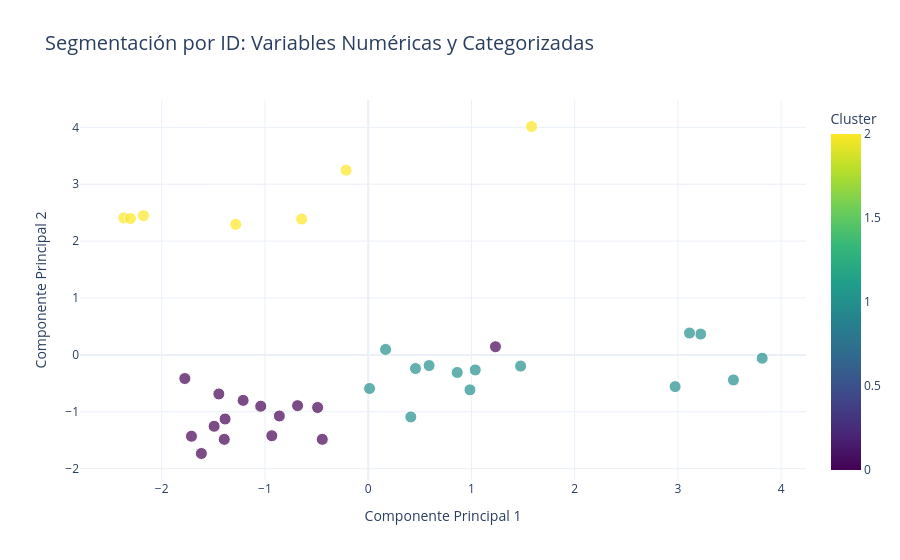

This figure's notebook cell:
### Code cell
import plotly.express as px

# Creamos el gráfico interactivo
fig = px.scatter(
    df_id, 
    x='PCA1', 
    y='PCA2', 
    color='Cluster',               # El equivalente a 'hue'
    color_continuous_scale='Viridis', # Mantenemos tu paleta original
    title='Segmentación por ID: Variables Numéricas y Categorizadas',
    labels={'PCA1': 'Componente Principal 1', 'PCA2': 'Componente Principal 2'},
    hover_data=['Cluster'],       # Puedes añadir aquí más columnas, ej: ['ID', 'Edad']
    opacity=0.7
)

# Ajustes estéticos adicionales
fig.update_traces(marker=dict(size=12, line=dict(width=1, color='White')))
fig.update_layout(
    legend_title_text='Cluster',
    template='plotly_white', # Fondo limpio
    title_font_size=20
)

fig.show()

### Figure 1 — Plotly figure (JSON) as saved in the notebook; plotly's stock layout.template omitted (floating-point values rounded to 4 significant figures)
{"data": [{"customdata": [[1], [2], [0], [0], [0], [1], [2], [0], [1], [0], [0], [0], [0], [0], [0], [2], [2], [1], [0], [0], [1], [1], [2], [0], [1], [2], [1], [1], [0], [2], [1], [1], [1], [1], [1], [0]], "hovertemplate": "Componente Principal 1=%{x}<br>Componente Principal 2=%{y}<br>Cluster=%{marker.color}<extra></extra>", "legendgroup": "", "marker": {"color": [1, 2, 0, 0, 0, 1, 2, 0, 1, 0, 0, 0, 0, 0, 0, 2, 2, 1, 0, 0, 1, 1, 2, 0, 1, 2, 1, 1, 0, 2, 1, 1, 1, 1, 1, 0], "coloraxis": "coloraxis", "line": {"color": "White", "width": 1}, "opacity": 0.7, "size": 12, "symbol": "circle"}, "mode": "markers", "name": "", "orientation": "v", "showlegend": false, "type": "scatter", "x": [2.973, -0.6448, -0.9335, -1.394, -1.616, 0.5899, -2.177, -1.712, 0.1684, -0.8607, -1.386, 1.233, -1.447, -1.212, -1.041, -2.367, 1.582, 3.22, -0.49, -1.776, 3.113, 3.817, -0.2148, -0.6841, 3.538, -2.303, 1.476, 1.037, -0.4449, -1.283, 0.8624, 0.4129, 0.01309, 0.9858, 0.4585, -1.492], "xaxis": "x", "y": [-0.5582, 2.389, -1.422, -1.485, -1.734, -0.1876, 2.448, -1.43, 0.09599, -1.075, -1.128, 0.1431, -0.6871, -0.8, -0.9021, 2.408, 4.015, 0.3655, -0.9247, -0.416, 0.3833, -0.05876, 3.248, -0.8925, -0.4405, 2.397, -0.197, -0.2643, -1.485, 2.295, -0.3093, -1.091, -0.5913, -0.615, -0.2399, -1.255], "yaxis": "y"}], "layout": {"coloraxis": {"colorbar": {"title": {"text": "Cluster"}}, "colorscale": [[0, "#440154"], [0.1111, "#482878"], [0.2222, "#3e4989"], [0.3333, "#31688e"], [0.4444, "#26828e"], [0.5556, "#1f9e89"], [0.6667, "#35b779"], [0.7778, "#6ece58"], [0.8889, "#b5de2b"], [1, "#fde725"]]}, "legend": {"title": {"text": "Cluster"}, "tracegroupgap": 0}, "title": {"font": {"size": 20}, "text": "Segmentación por ID: Variables Numéricas y Categorizadas"}, "xaxis": {"anchor": "y", "domain": [0, 1], "title": {"text": "Componente Principal 1"}}, "yaxis": {"anchor": "x", "domain": [0, 1], "title": {"text": "Componente Principal 2"}}}}
